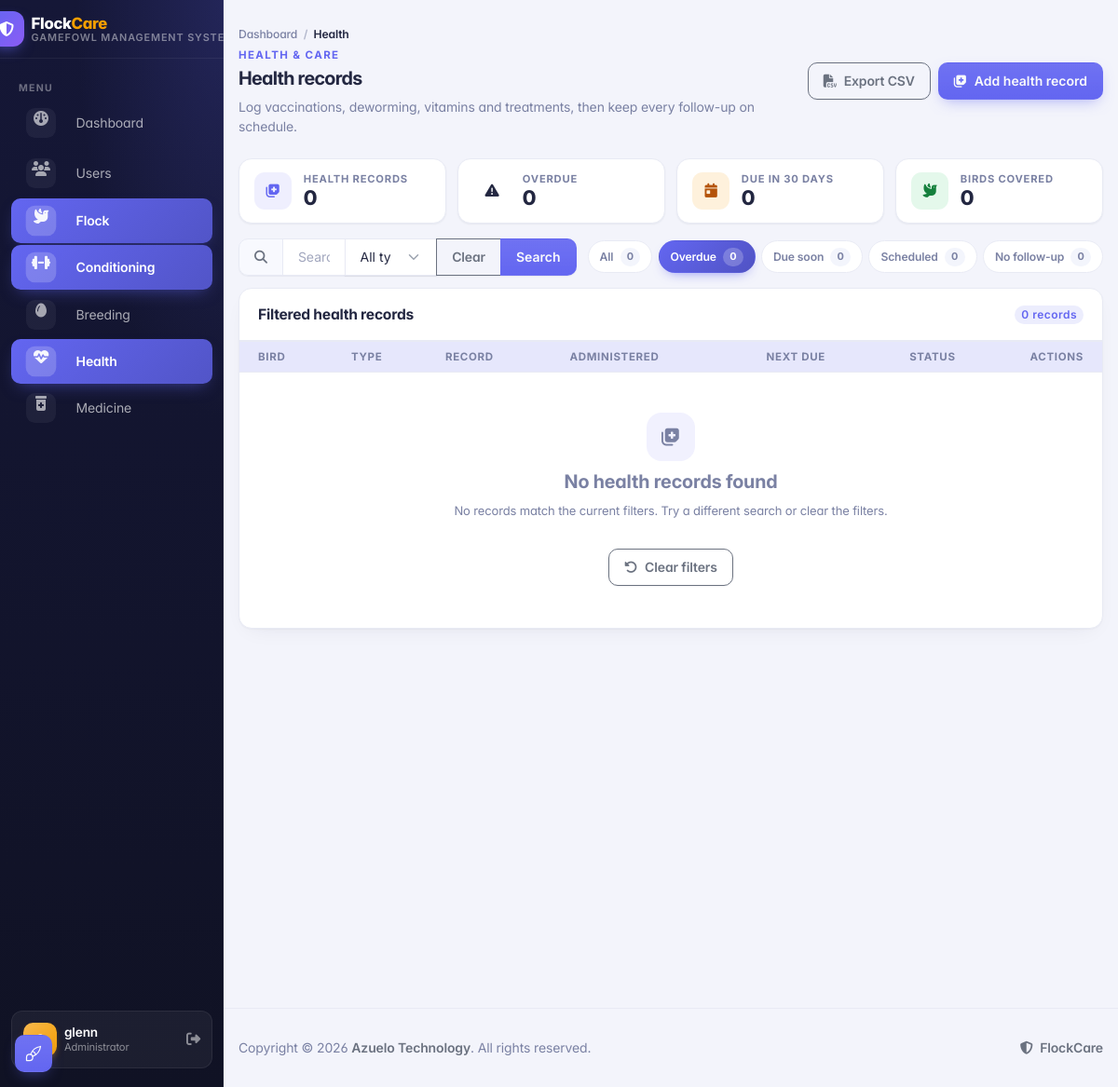
/info/health/?state=overdue (signed in), run on an earlier commit of the app's database.
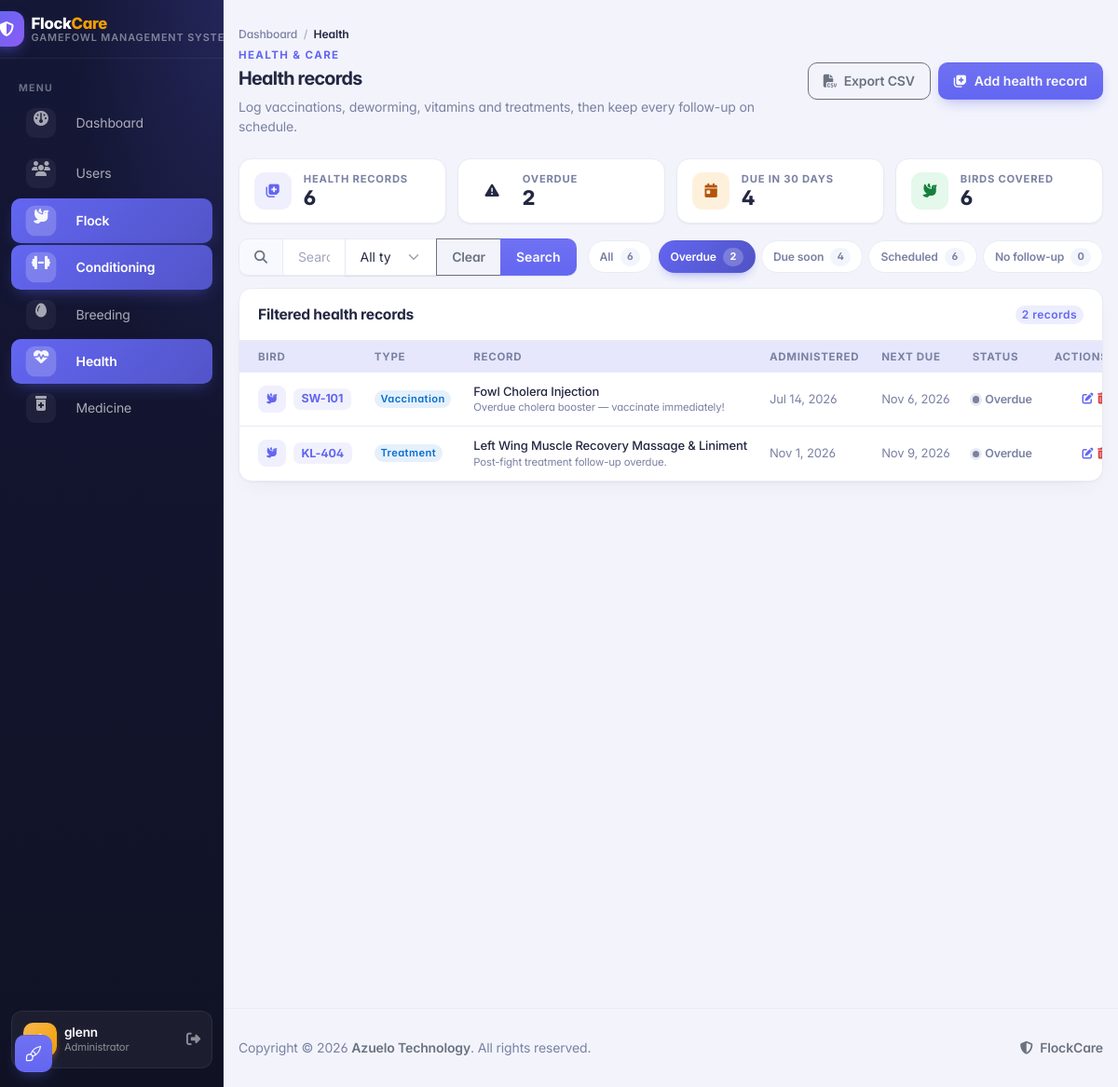
And on a later commit of the database.
### apps/info/models.py (models this page shows, shortened)
class HealthRecord(models.Model):
    RECORD_TYPES = [
        ('Vaccination', 'Vaccination'),
        ('Deworming', 'Deworming'),
        ('Vitamin', 'Vitamin/Supplement'),
        ('Treatment', 'Injury/Illness Treatment'),
    ]
    bird = models.ForeignKey(FlockMember, on_delete=models.CASCADE, related_name='health_records')
    record_type = models.CharField(max_length=20, choices=RECORD_TYPES)
    title = models.CharField(max_length=100)
    date_administered = models.DateField()
    next_due_date = models.DateField(null=True, blank=True)
    notes = models.TextField(blank=True, null=True)
    created_at = models.DateTimeField(auto_now_add=True)
    class Meta:
        ordering = ['-date_administered', '-created_at']
        indexes = [
            models.Index(fields=['bird', 'next_due_date']),
        ]

class FlockMember(models.Model):
    STATUS_CHOICES = [
        ('Active', 'Active'),
        ('Conditioning', 'Conditioning'),
        ('Broodcock', 'Broodcock'),
        ('Broodhen', 'Broodhen'),
        ('Retired', 'Retired'),
    ]
    GENDER_CHOICES = [
        ('Stag', 'Stag'),
        ('Cock', 'Cock'),
        ('Pullet', 'Pullet'),
        ('Hen', 'Hen'),
    ]
    COMB_CHOICES = [
        ('Pea', 'Pea Comb'),
        ('Straight', 'Straight / Single Comb'),
        ('Strawberry', 'Strawberry Comb'),
        ('Walnut', 'Walnut Comb'),
        ('Cushion', 'Cushion Comb'),
        ('Other', 'Other'),
    ]
    LEG_COLOR_CHOICES = [
        ('Yellow', 'Yellow'),
        ('Green', 'Green'),
        ('White', 'White'),
        ('Blue/Slate', 'Blue / Slate'),
        ('Lead', 'Lead / Dark'),
        ('Other', 'Other'),
    ]
    user = models.ForeignKey(User, on_delete=models.CASCADE, related_name='flock_members')
    tag_number = models.CharField(max_length=50)
    breed = models.ForeignKey(Breed, on_delete=models.SET_NULL, null=True, blank=True, related_name='birds')
    gender = models.CharField(max_length=10, choices=GENDER_CHOICES)
    birth_date = models.DateField(null=True, blank=True)
    sire = models.CharField(max_length=50, blank=True, null=True)
    dam = models.CharField(max_length=50, blank=True, null=True)
    status = models.CharField(max_length=20, choices=STATUS_CHOICES, default='Active')
    comb_type = models.CharField(max_length=20, choices=COMB_CHOICES, default='Pea', blank=True)
    leg_color = models.CharField(max_length=20, choices=LEG_COLOR_CHOICES, default='Yellow', blank=True)
    color = models.CharField(max_length=100, blank=True, help_text="Plumage / feather color")
    cage_number = models.CharField(max_length=50, blank=True, help_text="Pen, cord, or coop identifier")
    image = models.FileField(upload_to='birds/', blank=True, null=True, help_text="Photo of bird")
    weight_grams = models.PositiveIntegerField(null=True, blank=True, help_text="Weight in grams")
    wins = models.PositiveIntegerField(default=0, blank=True)
    losses = models.PositiveIntegerField(default=0, blank=True)
    draws = models.PositiveIntegerField(default=0, blank=True)
    created_at = models.DateTimeField(auto_now_add=True)
    class Meta:
        ordering = ['-created_at']
        constraints = [
            models.UniqueConstraint(fields=['user', 'tag_number'], name='unique_user_tag_number')
        ]
        indexes = [
            models.Index(fields=['user', 'status']),
            models.Index(fields=['user', 'tag_number']),
        ]

### apps/info/views.py (the view, shortened to what this page needs)
# urls.py: path('health/', views.health_list_page, name='health_list'),
@login_required(login_url='login')
def health_list_page(request):
    today = timezone.localdate()
    due_cutoff = today + timedelta(days=HEALTH_DUE_WINDOW_DAYS)
    query = request.GET.get('q', '').strip()
    state = request.GET.get('state', '').strip()
    record_type = request.GET.get('record_type', '').strip()
    records = HealthRecord.objects.filter(bird__user=request.user).select_related('bird')
    counts = records.aggregate(
        total=Count('id'),
        overdue=Count('id', filter=Q(next_due_date__lt=today)),
        due_soon=Count('id', filter=Q(
            next_due_date__gte=today,
            next_due_date__lte=due_cutoff,
        )),
        scheduled=Count('id', filter=Q(next_due_date__isnull=False)),
        unscheduled=Count('id', filter=Q(next_due_date__isnull=True)),
        birds_covered=Count('bird', distinct=True),
    )
    if record_type:
        records = records.filter(record_type=record_type)
    if state == 'overdue':
        records = records.filter(next_due_date__lt=today)
    elif state == 'upcoming':
        records = records.filter(
            next_due_date__gte=today,
            next_due_date__lte=due_cutoff,
        )
    elif state == 'scheduled':
        records = records.filter(next_due_date__isnull=False)
    elif state == 'unscheduled':
        records = records.filter(next_due_date__isnull=True)
    records = records.order_by(
        F('next_due_date').asc(nulls_last=True),
        '-date_administered',
        '-created_at',
    )
    paginator = Paginator(records, 15)
    page = paginator.get_page(request.GET.get('page', 1))
    return render(request, 'info/health_list.html', {
        'records': page,
        'birds': scoped_flock_members(request.user).order_by('tag_number'),
        'record_types': HealthRecord.RECORD_TYPES,
        'query': query,
        'state': state,
        'record_type': record_type,
        'counts': counts,
        'today': today,
        'due_cutoff': due_cutoff,
        'due_window_days': HEALTH_DUE_WINDOW_DAYS,
    })

### apps/core/scoping.py (called while the page is built)
def scoped_flock_members(user):
    return FlockMember.objects.filter(user=user)

### templates/info/health_list.html (shortened to what the changed rows need)
{% extends "theme/base.html" %}
{% block content %}
  <div class="page-header d-print-none mb-4" aria-label="Page header">
    <div class="row align-items-center">
      <div class="col">
        <h2 class="page-title mb-0">Health records</h2>
      </div>
    </div>
  </div>
  <div class="dh-mini-stats">
    <div class="dh-mini-stat">
      <div class="min-w-0">
        <span class="dh-mini-stat-label">Health records</span>
        <span class="dh-mini-stat-value">{{ counts.total }}</span>
      </div>
    </div>
    <div class="dh-mini-stat">
      <div class="min-w-0">
        <span class="dh-mini-stat-label">Overdue</span>
        <span class="dh-mini-stat-value">{{ counts.overdue }}</span>
      </div>
    </div>
    <div class="dh-mini-stat">
      <div class="min-w-0">
        <span class="dh-mini-stat-label">Due in {{ due_window_days }} days</span>
        <span class="dh-mini-stat-value">{{ counts.due_soon }}</span>
      </div>
    </div>
    <div class="dh-mini-stat">
      <div class="min-w-0">
        <span class="dh-mini-stat-label">Birds covered</span>
        <span class="dh-mini-stat-value">{{ counts.birds_covered }}</span>
      </div>
    </div>
  </div>
  <div class="dh-toolbar">
    <div class="dh-filter-chips" role="group" aria-label="Filter health records">
      <a href="?{% if query %}q={{ query|urlencode }}{% endif %}{% if query and record_type %}&{% endif %}{% if record_type %}record_type={{ record_type }}{% endif %}"
         class="dh-chip {% if not state %}is-active{% endif %}">
        All <span class="dh-chip-count">{{ counts.total }}</span>
      </a>
      <a href="?state=overdue{% if query %}&q={{ query|urlencode }}{% endif %}{% if record_type %}&record_type={{ record_type }}{% endif %}"
         class="dh-chip {% if state == 'overdue' %}is-active{% endif %}">
        Overdue <span class="dh-chip-count">{{ counts.overdue }}</span>
      </a>
      <a href="?state=upcoming{% if query %}&q={{ query|urlencode }}{% endif %}{% if record_type %}&record_type={{ record_type }}{% endif %}"
         class="dh-chip {% if state == 'upcoming' %}is-active{% endif %}">
        Due soon <span class="dh-chip-count">{{ counts.due_soon }}</span>
      </a>
      <a href="?state=scheduled{% if query %}&q={{ query|urlencode }}{% endif %}{% if record_type %}&record_type={{ record_type }}{% endif %}"
         class="dh-chip {% if state == 'scheduled' %}is-active{% endif %}">
        Scheduled <span class="dh-chip-count">{{ counts.scheduled }}</span>
      </a>
    </div>
  </div>
  <div class="card">
    <div class="card-header d-flex align-items-center">
      <div class="card-title mb-0">
        {% if query or state or record_type %}
          Filtered health records
        {% else %}
          Care schedule
        {% endif %}
      </div>
      <span class="badge bg-primary-lt text-primary ms-auto">{{ records.paginator.count }} record{{ records.paginator.count|pluralize }}</span>
    </div>
    <div class="table-responsive">
      <table class="table table-vcenter table-hover card-table text-nowrap dh-stack-table" id="healthRecordsTable">
        <thead>
          <tr>
            <th>Bird</th>
            <th>Type</th>
            <th>Record</th>
            <th>Administered</th>
            <th>Next due</th>
            <th>Status</th>
            <th class="w-1">Actions</th>
          </tr>
        </thead>
        <tbody>
          {% for record in records %}
          <tr data-record-id="{{ record.id }}">
            <td class="fw-semibold" data-label="Bird">
              <span class="dh-table-tag">
                <span class="dh-table-avatar"><i class="fas fa-dove"></i></span>
                <span class="dh-tag">{{ record.bird.tag_number }}</span>
              </span>
            </td>
            <td data-label="Type">
              <span class="badge bg-blue-lt text-blue">{{ record.record_type }}</span>
            </td>
            <td data-label="Record">
              <div class="fw-medium">{{ record.title }}</div>
              {% if record.notes %}
              <div class="text-muted small text-truncate" style="max-width: 20rem;">{{ record.notes }}</div>
              {% endif %}
            </td>
            <td class="text-muted" data-label="Administered">{{ record.date_administered|date:"M j, Y" }}</td>
            <td class="text-muted" data-label="Next due">
              {% if record.next_due_date %}
                {{ record.next_due_date|date:"M j, Y" }}
              {% else %}
                —
              {% endif %}
            </td>
            <td data-label="Status">
              {% if not record.next_due_date %}
              <span class="dh-status is-muted"><span class="dh-status-dot"></span>No follow-up</span>
              {% elif record.next_due_date < today %}
              <span class="dh-status is-danger"><span class="dh-status-dot"></span>Overdue</span>
              {% elif record.next_due_date <= due_cutoff %}
              <span class="dh-status is-warning"><span class="dh-status-dot"></span>Due soon</span>
              {% else %}
              <span class="dh-status is-active"><span class="dh-status-dot"></span>Scheduled</span>
              {% endif %}
            </td>
            <td data-label="Actions">
              <div class="dh-row-actions">
                <button type="button"
                        class="btn btn-ghost-secondary btn-icon btn-sm"
                        data-bs-toggle="modal"
                        data-bs-target="#healthRecordModal"
                        data-mode="edit"
                        data-record-id="{{ record.id }}"
                        data-bird-id="{{ record.bird_id }}"
                        data-tag-number="{{ record.bird.tag_number }}"
                        data-record-type="{{ record.record_type }}"
                        data-title="{{ record.title }}"
                        data-date-administered="{{ record.date_administered|date:'Y-m-d' }}"
                        data-next-due-date="{{ record.next_due_date|date:'Y-m-d' }}"
                        data-notes="{{ record.notes|default:'' }}"
                        title="Edit health record"
                        aria-label="Edit health record for {{ record.bird.tag_number }}">
                  <i class="fas fa-edit text-primary"></i>
                </button>
                <button type="button"
                        class="btn btn-ghost-secondary btn-icon btn-sm health-delete-btn"
                        data-record-id="{{ record.id }}"
                        data-title="{{ record.title }}"
                        data-delete-url="{% url 'info:health_record_delete_ajax' record.id %}"
                        title="Delete health record"
                        aria-label="Delete health record {{ record.title }}">
                  <i class="fas fa-trash-alt text-danger"></i>
                </button>
              </div>
            </td>
          </tr>
          {% empty %}
          <tr>
            <td colspan="7">
              <div class="empty py-5">
                <div class="empty-icon">
                  <i class="fas fa-notes-medical"></i>
                </div>
                <p class="empty-title">No health records found</p>
                <p class="empty-subtitle">
                  {% if query or state or record_type %}
                  No records match the current filters. Try a different search or clear the filters.
                  {% else %}
                  Log your first vaccination, deworming or treatment to start a care schedule.
                  {% endif %}
                </p>
                <div class="empty-action">
                  {% if query or state or record_type %}
                  <a href="{% url 'info:health_list' %}" class="btn btn-outline-secondary">
                    <i class="fas fa-rotate-left me-2"></i>Clear filters
                  </a>
                  {% else %}
                  <button type="button" class="btn btn-primary" data-bs-toggle="modal" data-bs-target="#healthRecordModal" data-mode="create">
                    <i class="fas fa-notes-medical me-2"></i>Add health record
                  </button>
                  {% endif %}
                </div>
              </div>
            </td>
          </tr>
          {% endfor %}
        </tbody>
      </table>
    </div>
  </div>
{% endblock %}

What changed in the data, as far as the page shows it:
added HealthRecord: bird.tag_number "SW-101", record_type "Vaccination", title "Fowl Cholera Injection", notes "Overdue cholera booster — vaccinate immediately!", date_administered "Jul 14, 2026", next_due_date "Nov 6, 2026"
added HealthRecord: bird.tag_number "KL-404", record_type "Treatment", title "Left Wing Muscle Recovery Massage & Liniment", notes "Post-fight treatment follow-up overdue.", date_administered "Nov 1, 2026", next_due_date "Nov 9, 2026", shows "Overdue"
Also different on the page:
{{ counts.total }}: "0" → "6"
{{ counts.overdue }}: "0" → "2"
{{ counts.due_soon }}: "0" → "4"
{{ counts.birds_covered }}: "0" → "6"
{{ counts.scheduled }}: "0" → "6"
{{ records.paginator.count }}: "0" → "2"
text no longer shown: "No health records found No records match the current filters. Try a different search or clear the filters. Clear filters"
